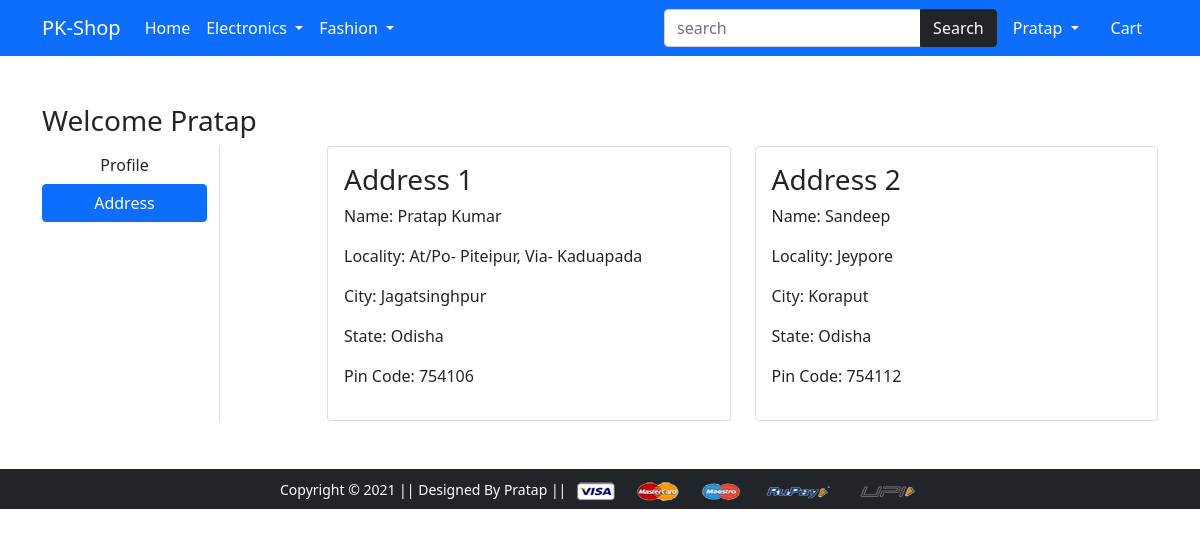
Screenshot of /address/ (signed in) with the database file from the repository.
### app/models.py (models this page shows, shortened)
class Customer(models.Model):
    user=models.ForeignKey(User, on_delete=models.CASCADE)
    name=models.CharField(max_length=200)
    locality=models.CharField(max_length=200)
    city=models.CharField(max_length=50)
    zipcode=models.IntegerField()
    state=models.CharField(choices=STATE_CHOICES,max_length=50)

### app/views.py (the view)
# urls.py: path('address/', views.address, name='address'),
@login_required
def address(request):
 add = Customer.objects.filter(user=request.user)
 return render(request, 'app/address.html', {'add':add, 'active':'btn-primary'})

### app/templates/app/address.html (shortened to what this page needs)
{% extends 'app/base.html' %}
{% load static %}
{% block main-content %}
<div class="container my-5">
 <div class="row">
 <h3>Welcome <span class="text-capitalize">{{request.user}}</span></h3>
  <div class="col-sm-2 border-end">
   <ul class="list-unstyled">
    <li class="d-grid"><a href="{% url 'profile' %}" class="btn">Profile</a></li>
    <li class="d-grid"><a href="{% url 'address' %}" class="btn {{active}}">Address</a></li>
   </ul>
  </div>
  <div class="col-sm-9 offset-sm-1">
   <div class="row">
   {% for ad in add %}
    <div class="col-sm-6">
     <div class="card">
      <div class="card-body">
       <h3>Address {{forloop.counter}}</h3>
       <p>Name: {{ad.name}}</p>
       <p>Locality: {{ad.locality}}</p>
       <p>City: {{ad.city}}</p>
       <p>State: {{ad.state}}</p>
       <p>Pin Code: {{ad.zipcode}}</p>
      </div>
     </div>
    </div>
   {% endfor %}
   </div>
  </div>
 </div>
</div>
{% endblock main-content %}

### app/templates/app/base.html (shortened to what this page needs)
<!doctype html>
{% load static %}
<html lang="en">
  <head>
    <link href="https://cdn.jsdelivr.net/npm/bootstrap@5.0.0-beta1/dist/css/bootstrap.min.css" rel="stylesheet">
    <link rel="stylesheet" href="{% static 'app/css/owl.carousel.min.css' %}">
    <link rel="stylesheet" href="{% static 'app/css/all.min.css' %}">
    <link rel="stylesheet" href="{% static 'app/css/style.css' %}">
  </head>
  <body>
    <nav class="navbar navbar-expand-lg navbar-dark bg-primary">
     <div class="container">
       <a class="navbar-brand" href="/">PK-Shop</a>
       <div class="collapse navbar-collapse" id="navbarSupportedContent">
         <ul class="navbar-nav me-auto mb-2 mb-lg-0">
           <li class="nav-item">
             <a class="nav-link active" aria-current="page" href="/">Home</a>
           </li>
           <li class="nav-item dropdown">
             <a class="nav-link dropdown-toggle text-white" href="#" id="electronicsDropdown" role="button" data-bs-toggle="dropdown" aria-expanded="false">
               Electronics
             </a>
           </li>
           <li class="nav-item dropdown">
             <a class="nav-link dropdown-toggle text-white" href="#" id="fashionDropdown" role="button" data-bs-toggle="dropdown" aria-expanded="false">
               Fashion
             </a>
           </li>
         </ul>
         <form class="d-flex" action="/search">
           <div class="input-group">
  <input name="q" type="text" class="form-control" placeholder="search">
  <button class="btn btn-dark" type="submit" id="button-addon2">Search</button>
</div>
         </form>
         <div>
          <ul class="navbar-nav me-auto mb-2 mb-lg-0">
          {% if request.user.is_authenticated %}
           <li class="nav-item dropdown mx-2">
              <a class="nav-link dropdown-toggle text-white" href="#" id="profileDropdown" role="button" data-bs-toggle="dropdown" aria-expanded="false">
               {{request.user.username|capfirst}}
              </a>
            </li>
            <li class="nav-item mx-2">
             <a href="{% url 'showcart' %}" class="nav-link text-white"> Cart </a>
            </li>
            {% endif %}
          </ul>
         </div>
       </div>
     </div>
    </nav>
    {% block main-content %} {% endblock main-content %}
    <footer class="container-fluid bg-dark text-center p-2 mt-5">
        <small class="text-white">Copyright &copy; 2021 || Designed By Pratap || </small>
        <img src="{% static 'app/images/payment.png' %}" alt="" srcset="" class="img-fluid" height="2px">
    </footer>
  </body>
</html>

### rows the page displays
Customer: name "Pratap Kumar", locality "At/Po- Piteipur, Via- Kaduapada", city "Jagatsinghpur", state "Odisha", zipcode "754106"
Customer: name "Sandeep", locality "Jeypore", city "Koraput", state "Odisha", zipcode "754112"

### other values shown
{{ request.user.username|capfirst }} "Pratap"
{{ request.user }} "Pratap"
